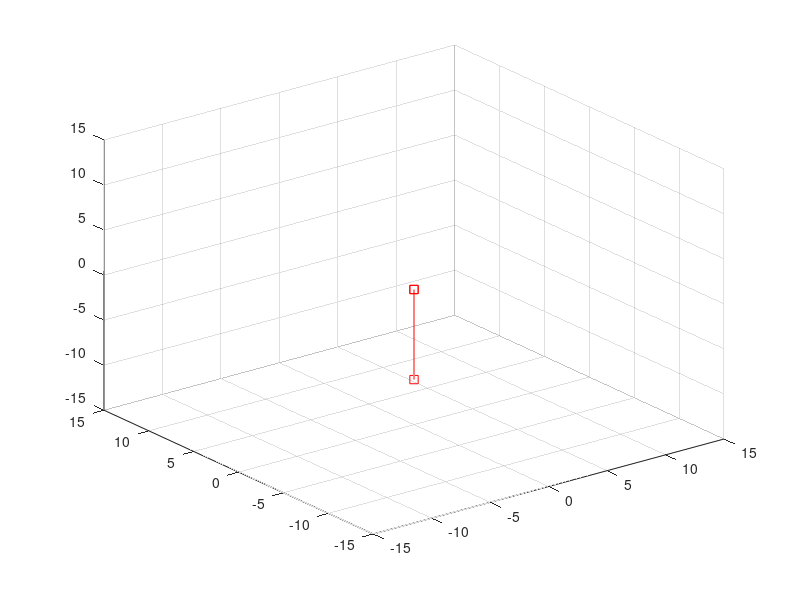

Reproduce this figure in MATLAB. (Note: this script raises an error after producing the figure.)
% Task 1: Base of robot in Frame-O
BaseDesX = [0 0 0];
BaseDesY = [0 0 0];
BaseDesZ = [0 0 -10];
plot3(BaseDesX,BaseDesY,BaseDesZ,'rs-')
axis([-15 15 -15 15 -15 15]);
grid on
hold on

% Task 2: First link of robot in Frame-1
Link1Des = defineLink();
plot3(Link1Des);
hold on

% Task 3: Transformation Function 1
theta = input('Theta for the rotation about the Z-axis: ');
transformedLink1 = TRANS0_1(Link1Des, theta);
plotPose(transformedLink1, Link1Des);

% Task 4: Second link of robot in Frame-2

% Task 5: Transformation Function 2

% l1 is the length of the first link
% l1 is the length of the second link

% function Link1Des = defineLink()
%     LinkDes1 = [0 0 0];
%     LinkDes2 = [0 0 -1];
%     LinkDes3 = [0 6 -1];
%     LinkDes4 = [0 6 0];
%     LinkDes5 = [0 8 0];
%     Link1Des = [LinkDes1,LinkDes2,LinkDes3,LinkDes4,LinkDes5];
% end

% function plotPose(transformedLink1, Link1Des)
%     BaseDesX = transformedLink1(1,:);
%     BaseDesY = transformedLink1(2,:);
%     BaseDesZ = transformedLink1(3,:);
%     plot3(BaseDesX,BaseDesY,BaseDesZ,'rs-')
%     axis([-15 15 -15 15 -15 15]);
%     grid on
%     hold on
%     BaseLink1X=Link1Des(1,:);
%     BaseLink1Y=Link1Des(2,:);
%     BaseLink1Z=Link1Des(3,:);
%     plot3(BaseLink1X,BaseLink1Y,BaseLink1Z,'b-')
%     hold off
% end

% function transformedPoints = TRANS0_1(points, theta1)
%     R = [cos(theta1), -sin(theta1), 0, 0;
%     sin(theta1), cos(theta1), 0, 0;
%     0, 0, 1, 0;
%     0, 0, 0, 1];
%     T = Link1Des;
%     transformedPoints = R * points + T;
% end

% function transformedPoints = TRANS1_2(points, theta2)
%     R = [cos(theta2), -sin(theta2), 0, 0;
%    0, 0, -1, (l1+l2);
%     sin(theta2), cos(theta2), 0, 0;
%     0, 0, 0, 1];
%     T = Link1Des;
%     transformedPoints = R * points + T;
% end